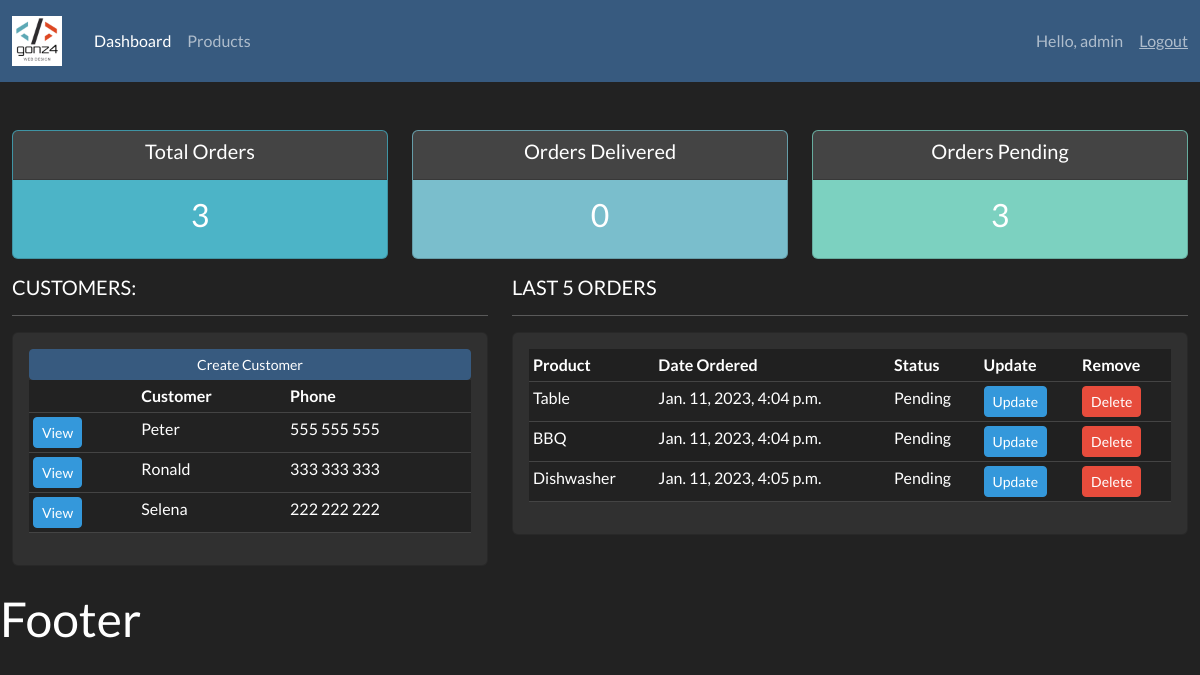
Before: / (signed in) with the older database file.
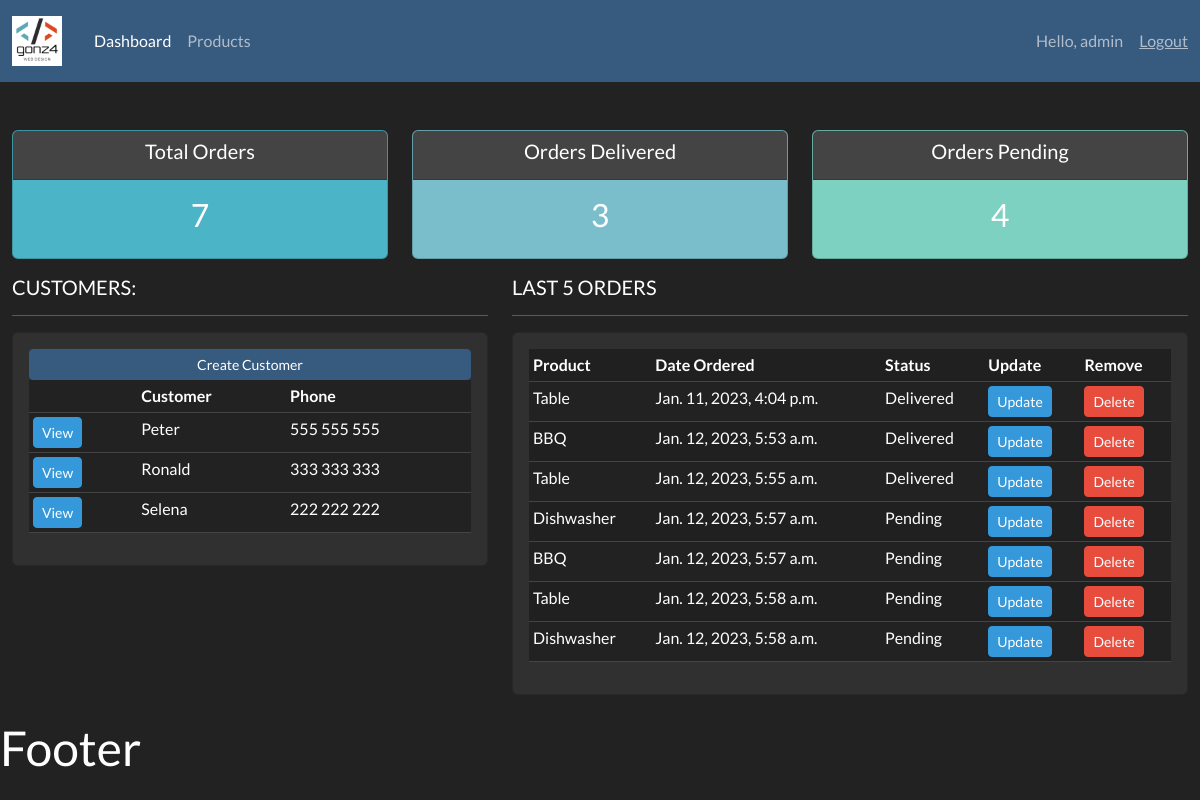
After: the same page with the newer database file.
### accounts/models.py (models this page shows, shortened)
class Customer(models.Model):
	name = models.CharField(max_length=200, null=True)
	phone = models.CharField(max_length=200, null=True)
	email = models.CharField(max_length=200, null=True)
	date_created = models.DateTimeField(auto_now_add=True, null=True)

class Order(models.Model):
	STATUS = (
			('Pending', 'Pending'),
			('Out for delivery', 'Out for delivery'),
			('Delivered', 'Delivered'),
			)
	customer = models.ForeignKey(Customer, null=True, on_delete= models.SET_NULL)
	product = models.ForeignKey(Product, null=True, on_delete= models.SET_NULL)
	date_created = models.DateTimeField(auto_now_add=True, null=True)
	status = models.CharField(max_length=200, null=True, choices=STATUS)

class Product(models.Model):
	CATEGORY = (
			('Indoor', 'Indoor'),
			('Out Door', 'Out Door'),
			)
	name = models.CharField(max_length=200, null=True)
	price = models.FloatField(null=True)
	category = models.CharField(max_length=200, null=True, choices=CATEGORY)
	description = models.CharField(max_length=200, null=True, blank=True)
	date_created = models.DateTimeField(auto_now_add=True, null=True)
	tags = models.ManyToManyField(Tag)
	def __str__(self):
		return self.name

### accounts/views.py (the view)
# urls.py: path('', views.home, name="home"),
@login_required(login_url='login')
def home(request):
	orders = Order.objects.all()
	customers = Customer.objects.all()
	total_customers = customers.count()
	total_orders = orders.count()
	delivered = orders.filter(status='Delivered').count()
	pending = orders.filter(status='Pending').count()
	context = {'orders':orders, 'customers':customers,
	'total_orders':total_orders,'delivered':delivered,
	'pending':pending }
	return render(request, 'accounts/dashboard.html', context)

### accounts/templates/accounts/dashboard.html
{% extends 'accounts/main.html' %} {% block content %}
<br />
{% include 'accounts/status.html' %}
<div class="row">
  <div class="col-md-5">
    <h5>CUSTOMERS:</h5>
    <hr />
    <div class="card card-body">
      <a class="btn btn-primary btn-sm btn-block" href="">Create Customer</a>
      <table class="table table-sm">
        <tr>
          <th></th>
          <th>Customer</th>
          <th>Phone</th>
        </tr>
        {% for customer in customers %}
        <tr>
          <td>
            <a
              class="btn btn-sm btn-info"
              href="{% url 'customer' customer.id %}"
              >View</a
            >
          </td>
          <td>{{customer.name}}</td>
          <td>{{customer.phone}}</td>
        </tr>
        {% endfor %}
      </table>
    </div>
  </div>
  <div class="col-md-7">
    <h5>LAST 5 ORDERS</h5>
    <hr />
    <div class="card card-body">
      <div class="table-responsive">
        <table class="table table-sm table-striped">
          <tr>
            <th>Product</th>
            <th>Date Ordered</th>
            <th>Status</th>
            <th>Update</th>
            <th>Remove</th>
          </tr>
          {% for order in orders %}
          <tr>
            <td>{{order.product}}</td>
            <td>{{order.date_created}}</td>
            <td>{{order.status}}</td>
            <td>
              <a
                class="btn btn-sm btn-info"
                href="{% url 'update_order' order.id %}"
                >Update</a
              >
            </td>
            <td>
              <a
                class="btn btn-sm btn-danger"
                href="{% url 'delete_order' order.id %}"
                >Delete</a
              >
            </td>
          </tr>
          {% endfor %}
        </table>
      </div>
    </div>
  </div>
</div>
{% endblock %}

### accounts/templates/accounts/main.html (shortened to what this page needs)
{% load static %}
<!DOCTYPE html>
<html lang="en">
  <head>
    <link
      rel="stylesheet"
      href="https://bootswatch.com/5/darkly/bootstrap.min.css"
    />
    <link
      rel="stylesheet"
      type="text/css"
      href="{% static '/css/main.css' %}"
    />
  </head>
  <body>
    {% include 'accounts/navbar.html' %}
    <div class="container-fluid">{% block content%} {% endblock %}</div>
    <br />
    <h1>Footer</h1>
  </body>
</html>

### accounts/templates/accounts/navbar.html (shortened to what this page needs)
{% load static %}
<nav class="navbar navbar-dark bg-primary navbar-expand-lg">
  <div class="container-fluid">
    <img
      src="{% static 'images/logo.png' %}"
      class="img-fluid me-4"
      style="width: 50px"
      alt="Logo image"
    />
    <div class="collapse navbar-collapse" id="navbarNavAltMarkup">
      <ul class="navbar-nav me-auto mb-2 mb-lg-0">
        <li class="nav-item">
          <a class="nav-link active" aria-current="page" href="{% url 'home' %}"
          >Dashboard</a>
        </li>
        <li class="nav-item">
          <a class="nav-link" href="{% url 'products' %}">Products</a>
        </li>
      </ul>
      <span class="navbar-text me-3">
        Hello, {{request.user}}
      </span>
      <span><a class="navbar-text" href="{% url 'logout' %}">Logout</a></span>
  </div>
</nav>

### accounts/templates/accounts/status.html
<br />
<div class="row">
  <div class="col">
    <div class="col-md">
      <div class="card text-center text-white mb-3" id="total-orders">
        <div class="card-header">
          <h5 class="card-title">Total Orders</h5>
        </div>
        <div class="card-body">
          <h3 class="card-title">{{total_orders}}</h3>
        </div>
      </div>
    </div>
  </div>
  <div class="col">
    <div class="col-md">
      <div class="card text-center text-white mb-3" id="orders-delivered">
        <div class="card-header">
          <h5 class="card-title">Orders Delivered</h5>
        </div>
        <div class="card-body">
          <h3 class="card-title">{{delivered}}</h3>
        </div>
      </div>
    </div>
  </div>
  <div class="col">
    <div class="col-md">
      <div class="card text-center text-white mb-3" id="orders-pending">
        <div class="card-header">
          <h5 class="card-title">Orders Pending</h5>
        </div>
        <div class="card-body">
          <h3 class="card-title">{{pending}}</h3>
        </div>
      </div>
    </div>
  </div>
</div>

### static/css/main.css (style rules this page uses)
#total-orders { background-color: #4cb4c7; }
#orders-delivered { background-color: #7abecc; }
#orders-pending { background-color: #7cd1c0; }

Changed rows visible on the page:
removed Order: product "BBQ", date_created "Jan. 11, 2023, 4:04 p.m.", status "Pending"
removed Order: product "Dishwasher", date_created "Jan. 11, 2023, 4:05 p.m.", status "Pending"
changed Order "Jan. 11, 2023, 4:04 p.m.": status "Pending" → "Delivered"
added Order: product "BBQ", date_created "Jan. 12, 2023, 5:53 a.m.", status "Delivered"
added Order: product "Table", date_created "Jan. 12, 2023, 5:55 a.m.", status "Delivered"
added Order: product "Dishwasher", date_created "Jan. 12, 2023, 5:57 a.m.", status "Pending"
added Order: product "BBQ", date_created "Jan. 12, 2023, 5:57 a.m.", status "Pending"
added Order: product "Table", date_created "Jan. 12, 2023, 5:58 a.m.", status "Pending"
added Order: product "Dishwasher", date_created "Jan. 12, 2023, 5:58 a.m.", status "Pending"
Other visible differences:
{{ total_orders }}: "3" → "7"
{{ delivered }}: "0" → "3"
{{ pending }}: "3" → "4"
